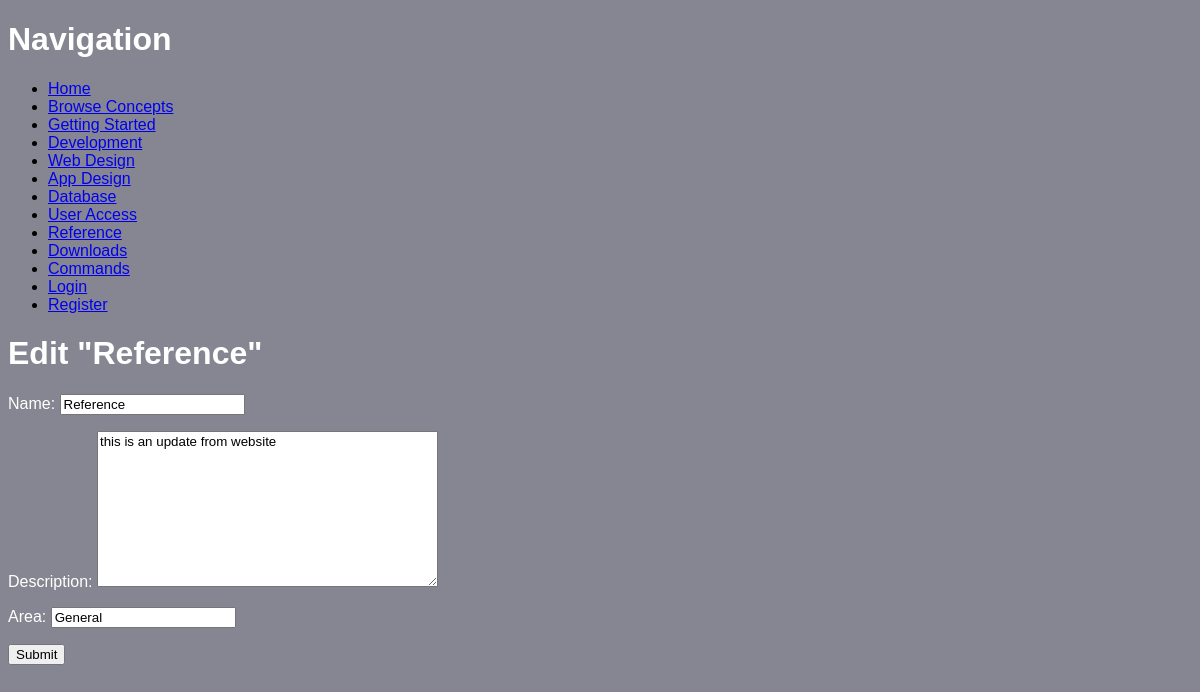
The app's page /concepts/reference/edit/ with its own data.
### collection/models.py (models this page shows)
class Concept(models.Model):
    name = models.CharField(max_length=255)
    description = models.TextField()
    area = models.CharField(max_length=255)
    slug = models.SlugField(unique=True)

### collection/views.py (the view)
# urls.py: path('concepts/<slug>/edit/', views.edit_concept, name='edit_concept'),
def edit_concept(request, slug):
    concept = Concept.objects.get(slug=slug)
    form_class = ConceptForm
    if request.method == 'POST':
        form = form_class(data=request.POST, instance=concept)
        if form.is_valid():
            form.save()
            return redirect('concept_detail', slug=concept.slug)
    else:
        form = form_class(instance=concept)
        return render(request, 'concepts/edit_concept.html', {
            'concept': concept,
            'form': form,
        })

### collection/forms.py
class ConceptForm(ModelForm):
    class Meta:
        model = Concept
        fields = ('name', 'description', 'area',)

### collection/templates/concepts/edit_concept.html (shortened to what this page needs)
{% extends 'base.html' %}
{% block content %}
    <h1>Edit "{{ concept.name }}"</h1>
    <form role="form" action="" method="post">
        {{ form.as_p }}
        <button type="submit">Submit</button>
    </form>
{% endblock content %}

### collection/static/css/style.css (style rules this page uses)
* { font-family: sans-serif; text-align: center; text-align: justify; }
body { background-color: rgb(134, 134, 146); }
h1 { color: white; }
p { color: white; }

### records on screen
Concept: name "Reference", description "this is an update from website", area "General"
